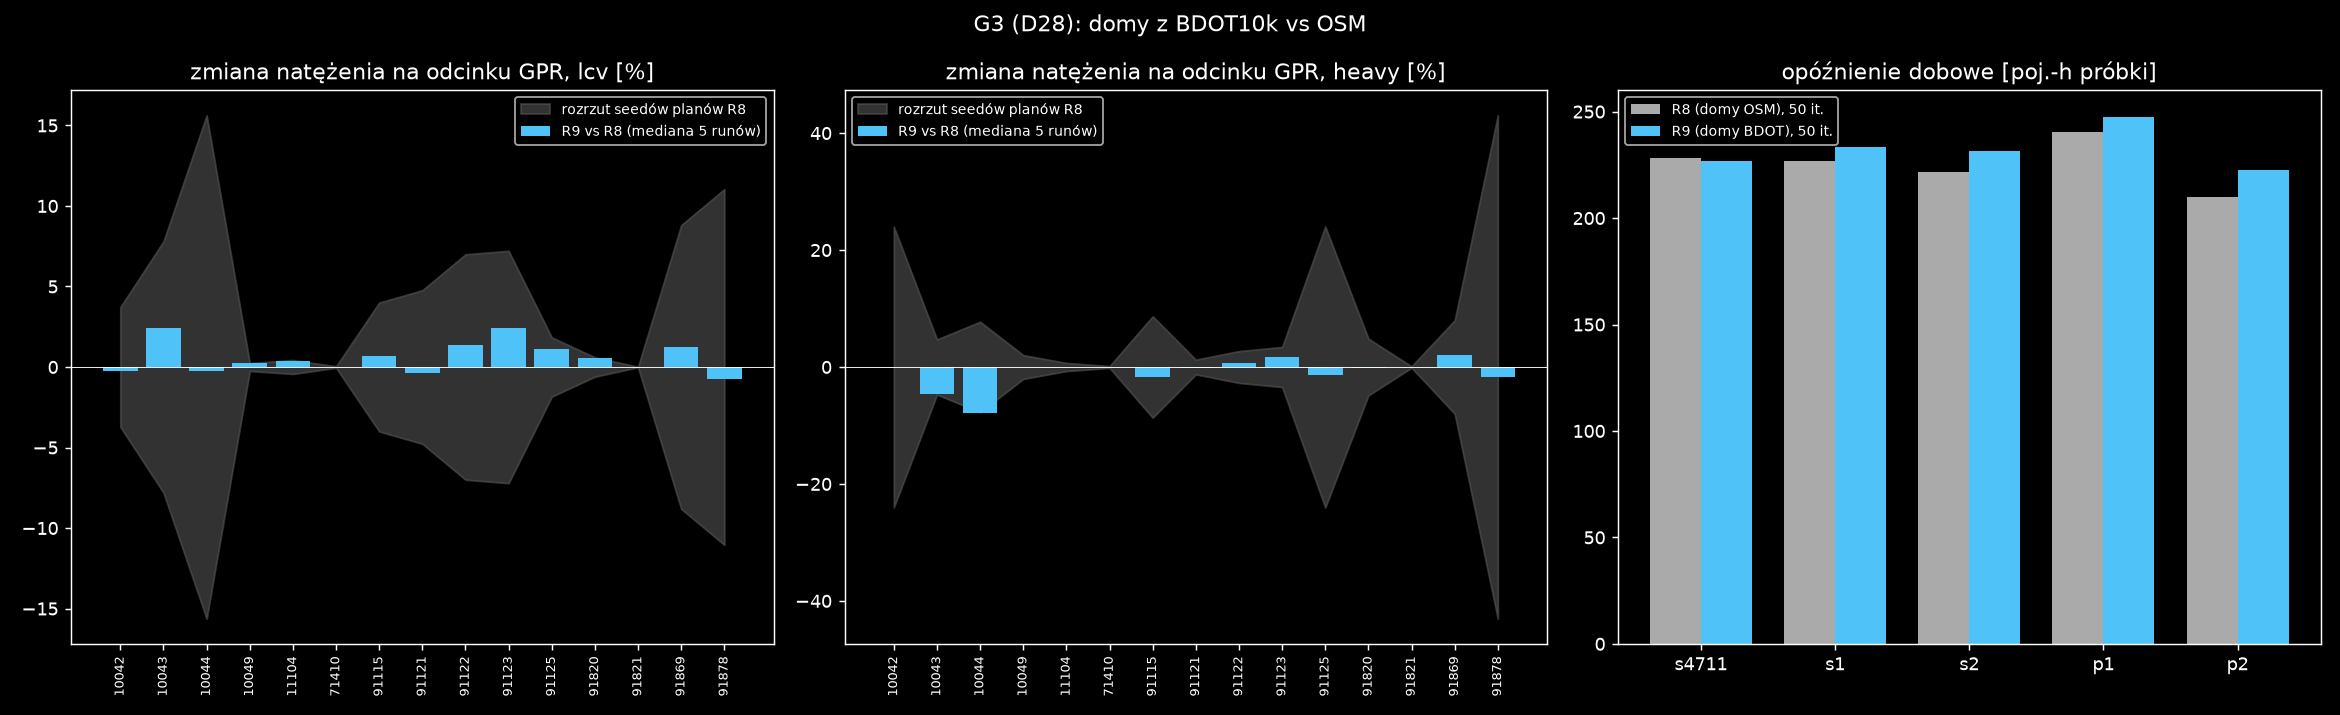

Recreate this plot in Python.
"""G3 (D28): R9 (domy BDOT10k, O-D re-estymowane, 50 it.) vs R8 (domy OSM, k=1,0 z G1b, 50 it.) i vs R7b (100 it.).
Uruchom: uv run python -W ignore reports/etap3/g3_domy/g3_porownanie.py   -> g3_porownanie.json, g3_porownanie.png
Rozrzut referencyjny = rozrzut seedów planów referencji (runy s4711, p1, p2), (max-min)/średnia na odcinek (audyt I3).
Referencja główna: g1b k=1,0 (ta sama sieć R8 i 50 iteracji; plany R7b)."""
import io
import json
from pathlib import Path

import matplotlib
import pandas as pd
import zstandard

matplotlib.use("Agg")
import matplotlib.pyplot as plt
plt.style.use("dark_background")

H = Path("reports/etap3/g3_domy")
RUNS = ["s4711", "s1", "s2", "p1", "p2"]; PL = [0, 3, 4]
NEW = {"s4711": "g3r9_25pct_s4711", "s1": "g3r9_25pct_s1", "s2": "g3r9_25pct_s2", "p1": "g3r9p1_25pct_s4711", "p2": "g3r9p2_25pct_s4711"}
REF8 = lambda r: Path(f"output/g1b_gha/g1b-k10-{r}")
R7 = {"s4711": "g5r7b_25pct_s4711", "s1": "g5r7b_25pct_s1", "s2": "g5r7b_25pct_s2", "p1": "g5r7bp1_25pct_s4711", "p2": "g5r7bp2_25pct_s4711"}
CONTROL, LOCAL = [91124, 91866], [10045, 91892, 91119]
new_dir = lambda r: Path("output") / NEW[r]
res = {}

# --- 1. spójność runów R9: nogi car z planów, stuck, przepełnione linki -------------------------------------------
plan_of = {"s4711": "g3r9", "s1": "g3r9", "s2": "g3r9", "p1": "g3r9p1", "p2": "g3r9p2"}
chk = {}
for r in RUNS:
    p = Path("scenarios/kutno") / f"plans_{plan_of[r]}_25pct"
    meta = pd.read_csv(str(p) + "_meta.csv")
    exp = 2 * len(meta) + len(pd.read_csv(str(p) + "_tlo.csv")) + len(pd.read_csv(str(p) + "_ciezkie.csv"))
    ce = json.load(open(new_dir(r) / "analiza/check_events.json"))
    q = json.load(open(new_dir(r) / "analiza/queues.json"))
    chk[r] = dict(nogi_car=ce["departures_by_mode"]["car"], oczekiwane=exp, stuck=ce["stuck"], przepelnione_gt2x=q.get("overfilled_links_gt2x"),
                  osoby_dep_ne_arr=len(ce["persons_dep_ne_arr"]))
res["spojnosc_runow"] = chk


# --- 2. GPR: R9 vs R8@50it. i R7b@100it. ------------------------------------------------------------------------------
def sections(base, cls):
    return pd.concat([pd.read_csv(base(r) / f"gpr_{cls}.csv").groupby("nr").agg(m=("model_dir", "sum")).m for r in RUNS], axis=1)


gp = {}
for cls in ("lcv", "heavy"):
    s9 = sections(lambda r: new_dir(r) / "analiza", cls)
    s8 = sections(lambda r: REF8(r) / "analiza", cls)
    s7 = pd.concat([pd.read_csv(f"reports/etap2/g5_predkosci_d23/r7b/gpr_{R7[r]}_{cls}.csv").groupby("nr").agg(m=("model_dir", "sum")).m for r in RUNS], axis=1)
    gpr = pd.read_csv(REF8("s4711") / f"analiza/gpr_{cls}.csv").groupby("nr").gpr_light_dir.sum()
    fit = ~gpr.index.isin(CONTROL + LOCAL)
    out = {}
    for nm, ref in (("R8_50it", s8), ("R7b_100it", s7)):
        mp = ref.iloc[:, PL]; spread = (mp.max(axis=1) - mp.min(axis=1)) / mp.mean(axis=1)
        ch = s9.median(axis=1) / ref.median(axis=1) - 1
        out[nm] = {"w_15proc_ref": int(((ref.median(axis=1) / gpr - 1).abs()[fit] <= .15).sum()),
                   "mediana_abs_zmiany_proc": round(float(ch.abs()[fit].median() * 100), 2), "maks_abs_zmiany_proc": round(float(ch.abs()[fit].max() * 100), 2),
                   "odcinki_ponad_rozrzut": int((ch.abs() > spread)[fit].sum()), "mediana_rozrzutu_planow_proc": round(float(spread.median() * 100), 1),
                   "zmiana_suma_proc": round(float((s9.median(axis=1).sum() / ref.median(axis=1).sum() - 1) * 100), 2),
                   "sekcje_ponad_rozrzut_proc": {int(k): round(float(ch[k] * 100), 1) for k in ch.index[(ch.abs() > spread) & fit]}}
        if nm == "R8_50it":
            gp[cls] = dict(ch=ch, spread=spread, fit=fit)
    m9 = s9.median(axis=1)
    out["w_15proc_R9"] = int(((m9 / gpr - 1).abs()[fit] <= .15).sum()); out["n_fit"] = int(fit.sum())
    out["poza_15proc_R9_proc"] = {int(k): round(float((m9[k] / gpr[k] - 1) * 100), 1) for k in gpr.index[fit] if abs(m9[k] / gpr[k] - 1) > .15}
    out["odcinki_kontrolne_lokalne_R9_proc_GPR"] = {int(k): round(float(m9[k] / gpr[k] * 100), 0) for k in CONTROL + LOCAL}
    res["gpr_" + cls] = out

# --- 3. opóźnienia i przyczyny -------------------------------------------------------------------------------------------
dl = lambda base, r: json.load(open(base(r) / "analiza/delay.json"))["total_delay_veh_h"]
d9 = [dl(new_dir, r) for r in RUNS]; d8 = [dl(REF8, r) for r in RUNS]
cause = lambda base: {c: round(sorted(json.load(open(base(r) / "analiza/queues.json"))["delay_share_by_cause"][c] for r in RUNS)[2], 3) for c in ("capacity", "node", "spillback")}
res["opoznienia_veh_h_proby"] = {"R9": d9, "R8_50it": d8, "mediana_R9": sorted(d9)[2], "mediana_R8": sorted(d8)[2],
                                 "rozrzut_planow_R9": round(max(d9[i] for i in PL) - min(d9[i] for i in PL), 1),
                                 "rozrzut_planow_R8": round(max(d8[i] for i in PL) - min(d8[i] for i in PL), 1),
                                 "przyczyny_mediana_R9": cause(new_dir), "przyczyny_mediana_R8": cause(REF8)}


# --- 4. podróże mieszkańców (domy się zmieniły): czas i dystans podróży car z domu agentów r i o ------------------------
def trips(base):
    rows = []
    for r in RUNS:
        z = zstandard.ZstdDecompressor().stream_reader(open(base(r) / "output_trips.csv.zst", "rb")).read()
        t = pd.read_csv(io.BytesIO(z), sep=";", usecols=["person", "trav_time", "traveled_distance", "euclidean_distance", "main_mode", "start_activity_type"])
        t = t[(t.main_mode == "car") & t.person.str[0].isin(["r", "o"]) & (t.start_activity_type == "home")]
        sec = pd.to_timedelta(t.trav_time).dt.total_seconds()
        rows.append(dict(n=len(t), czas_min=float(sec.mean() / 60), dystans_km=float(t.traveled_distance.mean() / 1000), euklides_km=float(t.euclidean_distance.mean() / 1000)))
    return pd.DataFrame(rows, index=RUNS)


t9, t8 = trips(new_dir), trips(REF8)
res["podroze_dom_praca_rezydenci_wyjezdzajacy"] = {"R9_srednie_runow": t9.mean().round(2).to_dict(), "R8_50it_srednie_runow": t8.mean().round(2).to_dict(),
                                                    "rozrzut_planow_R8_czas_min": round(float(t8.czas_min.iloc[PL].max() - t8.czas_min.iloc[PL].min()), 2),
                                                    "rozrzut_planow_R8_dystans_km": round(float(t8.dystans_km.iloc[PL].max() - t8.dystans_km.iloc[PL].min()), 2)}
json.dump(res, open(H / "g3_porownanie.json", "w", encoding="utf-8"), indent=1, ensure_ascii=False)
print(json.dumps(res, indent=1, ensure_ascii=False))

# --- wykres ------------------------------------------------------------------------------------------------------------------
fig, ax = plt.subplots(1, 3, figsize=(18, 5.5))
for a_, cls in zip(ax[:2], ("lcv", "heavy")):
    g = gp[cls]; x = list(range(int(g["fit"].sum())))
    ch, sp = g["ch"][g["fit"]] * 100, g["spread"][g["fit"]] * 100
    a_.fill_between(x, -sp.to_numpy(), sp.to_numpy(), color="#555", alpha=.6, label="rozrzut seedów planów R8")
    a_.bar(x, ch.to_numpy(), color="#4fc3f7", label="R9 vs R8 (mediana 5 runów)")
    a_.set_xticks(x); a_.set_xticklabels([str(i) for i in ch.index], rotation=90, fontsize=7)
    a_.set_title(f"zmiana natężenia na odcinku GPR, {cls} [%]"); a_.axhline(0, color="w", lw=.5); a_.legend(fontsize=8)
w = .38
ax[2].bar([i - w / 2 for i in range(5)], d8, w, color="#aaa", label="R8 (domy OSM), 50 it.")
ax[2].bar([i + w / 2 for i in range(5)], d9, w, color="#4fc3f7", label="R9 (domy BDOT), 50 it.")
ax[2].set_xticks(range(5)); ax[2].set_xticklabels(RUNS); ax[2].set_title("opóźnienie dobowe [poj.-h próbki]"); ax[2].legend(fontsize=8)
fig.suptitle("G3 (D28): domy z BDOT10k vs OSM")
fig.tight_layout(); fig.savefig(H / "g3_porownanie.png", dpi=130)
